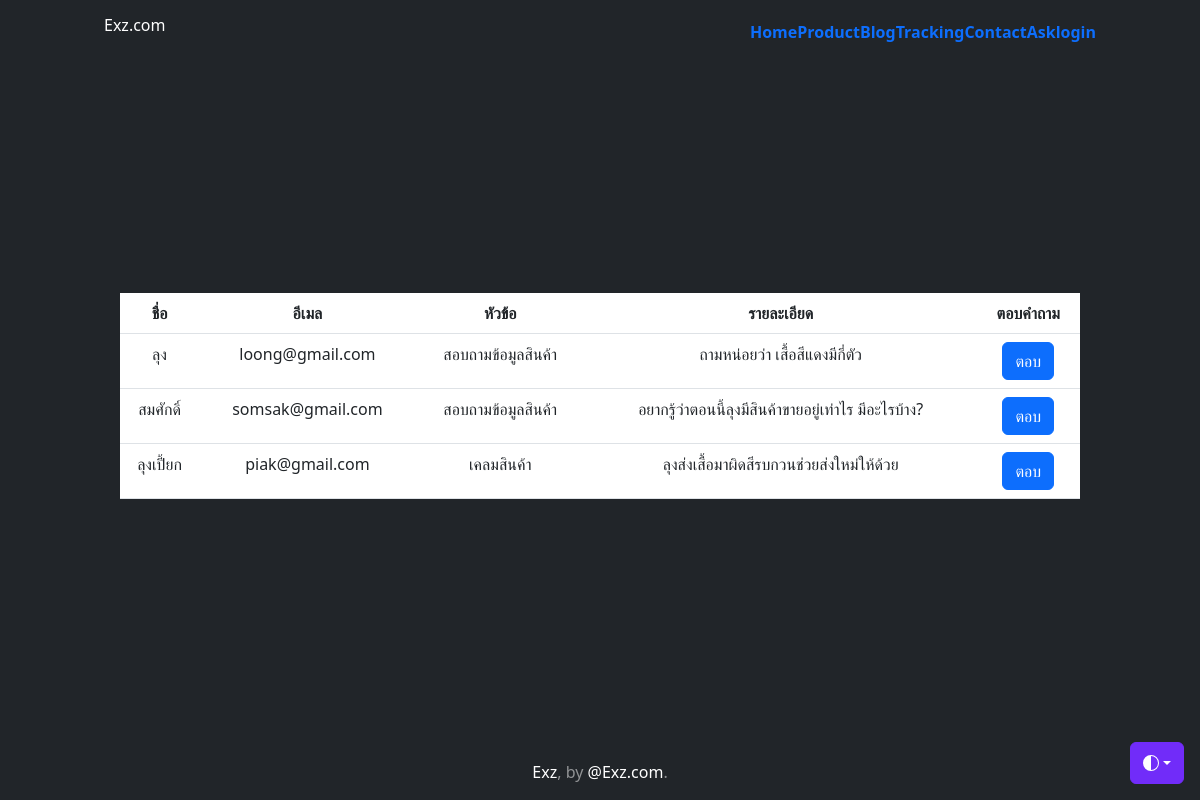
The page /questions (signed in) on the database its author committed.
### myapp/models.py (models this page shows, shortened)
class AskQA(models.Model):
    name = models.CharField(max_length=100, verbose_name='ชื่อผู้ติดต่อ')
    email = models.CharField(max_length=100,null=True,blank=True, verbose_name='อีเมล')
    title = models.CharField(max_length=100,null=True,blank=True, verbose_name='หัวข้อ')
    detail = models.TextField(null=True,blank=True, verbose_name='รายละเอียด')
    detail_answer = models.TextField(null=True,blank=True, verbose_name='คำตอบ')

### myapp/views.py (the view)
# urls.py: path("questions", Questions, name="questions"),
@login_required
def Questions(request):
    questions = AskQA.objects.all()
    context = {"questions": questions}
    return render(request, "myapp/questions.html", context)

### myapp/templates/myapp/questions.html
{% extends 'myapp/base.html' %}
{% block content %}
<table class="table">
    <thead>
      <tr>
        <th scope="col">ชื่อ</th>
        <th scope="col">อีเมล</th>
        <th scope="col">หัวข้อ</th>
        <th scope="col">รายละเอียด</th>
        <th scope="col">ตอบคำถาม</th>
      </tr>
    </thead>
    <tbody>
    {% for q in questions %}
      <tr>
        <td>{{q.name}}</td>
        <td>{{q.email}}</td>
        <td>{{q.title}}</td>
        <td>{{q.detail}}</td>
        <td><a href="{% url 'answer' q.id %}" class="btn btn-primary">ตอบ</a></td>
      </tr>
    {% endfor %}
    </tbody>
  </table>
{% endblock content %}

### rows shown on the page
AskQA: name "ลุง", email "loong@gmail.com", title "สอบถามข้อมูลสินค้า", detail "ถามหน่อยว่า เสื้อสีแดงมีกี่ตัว"
AskQA: name "สมศักดิ์", email "somsak@gmail.com", title "สอบถามข้อมูลสินค้า", detail "อยากรู้ว่าตอนนี้ลุงมีสินค้าขายอยู่เท่าไร มีอะไรบ้าง?"
AskQA: name "ลุงเปี้ยก", email "piak@gmail.com", title "เคลมสินค้า", detail "ลุงส่งเสื้อมาผิดสีรบกวนช่วยส่งใหม่ให้ด้วย"
